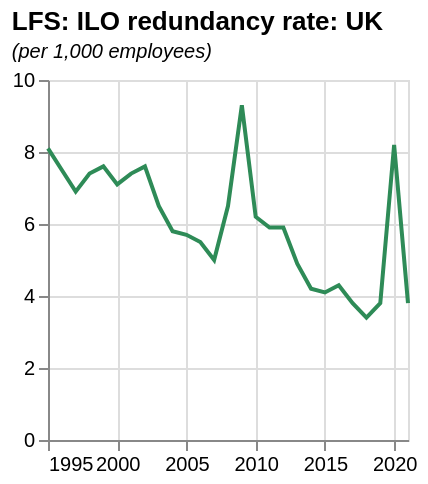

Write the Vega-Lite specification saved for this chart.
### Vega-Lite specification from a JSON file in a GitHub repository (floating-point values rounded to 4 significant figures)
{"$schema": "https://vega.github.io/schema/vega-lite/v5.json", "data": {"values": [{"date": "1995", "label": "1995", "month": "", "quarter": "", "sourceDataset": "LMS", "updateDate": "2015-10-13T23:00:00.000Z", "value": "8.1", "year": "1995"}, {"date": "1996", "label": "1996", "month": "", "quarter": "", "sourceDataset": "LMS", "updateDate": "2015-10-13T23:00:00.000Z", "value": "7.5", "year": "1996"}, {"date": "1997", "label": "1997", "month": "", "quarter": "", "sourceDataset": "LMS", "updateDate": "2015-10-13T23:00:00.000Z", "value": "6.9", "year": "1997"}, {"date": "1998", "label": "1998", "month": "", "quarter": "", "sourceDataset": "LMS", "updateDate": "2015-10-13T23:00:00.000Z", "value": "7.4", "year": "1998"}, {"date": "1999", "label": "1999", "month": "", "quarter": "", "sourceDataset": "LMS", "updateDate": "2015-10-13T23:00:00.000Z", "value": "7.6", "year": "1999"}, {"date": "2000", "label": "2000", "month": "", "quarter": "", "sourceDataset": "LMS", "updateDate": "2015-10-13T23:00:00.000Z", "value": "7.1", "year": "2000"}, {"date": "2001", "label": "2001", "month": "", "quarter": "", "sourceDataset": "LMS", "updateDate": "2015-10-13T23:00:00.000Z", "value": "7.4", "year": "2001"}, {"date": "2002", "label": "2002", "month": "", "quarter": "", "sourceDataset": "LMS", "updateDate": "2015-10-13T23:00:00.000Z", "value": "7.6", "year": "2002"}, {"date": "2003", "label": "2003", "month": "", "quarter": "", "sourceDataset": "LMS", "updateDate": "2015-10-13T23:00:00.000Z", "value": "6.5", "year": "2003"}, {"date": "2004", "label": "2004", "month": "", "quarter": "", "sourceDataset": "LMS", "updateDate": "2015-10-13T23:00:00.000Z", "value": "5.8", "year": "2004"}, {"date": "2005", "label": "2005", "month": "", "quarter": "", "sourceDataset": "LMS", "updateDate": "2015-10-13T23:00:00.000Z", "value": "5.7", "year": "2005"}, {"date": "2006", "label": "2006", "month": "", "quarter": "", "sourceDataset": "LMS", "updateDate": "2015-10-13T23:00:00.000Z", "value": "5.5", "year": "2006"}, {"date": "2007", "label": "2007", "month": "", "quarter": "", "sourceDataset": "LMS", "updateDate": "2015-10-13T23:00:00.000Z", "value": "5.0", "year": "2007"}, {"date": "2008", "label": "2008", "month": "", "quarter": "", "sourceDataset": "LMS", "updateDate": "2015-10-13T23:00:00.000Z", "value": "6.5", "year": "2008"}, {"date": "2009", "label": "2009", "month": "", "quarter": "", "sourceDataset": "LMS", "updateDate": "2015-10-13T23:00:00.000Z", "value": "9.3", "year": "2009"}, {"date": "2010", "label": "2010", "month": "", "quarter": "", "sourceDataset": "LMS", "updateDate": "2015-10-13T23:00:00.000Z", "value": "6.2", "year": "2010"}, {"date": "2011", "label": "2011", "month": "", "quarter": "", "sourceDataset": "LMS", "updateDate": "2015-10-13T23:00:00.000Z", "value": "5.9", "year": "2011"}, {"date": "2012", "label": "2012", "month": "", "quarter": "", "sourceDataset": "LMS", "updateDate": "2015-10-13T23:00:00.000Z", "value": "5.9", "year": "2012"}, {"date": "2013", "label": "2013", "month": "", "quarter": "", "sourceDataset": "LMS", "updateDate": "2015-10-13T23:00:00.000Z", "value": "4.9", "year": "2013"}, {"date": "2014", "label": "2014", "month": "", "quarter": "", "sourceDataset": "LMS", "updateDate": "2015-10-13T23:00:00.000Z", "value": "4.2", "year": "2014"}, {"date": "2015", "label": "2015", "month": "", "quarter": "", "sourceDataset": "LMS", "updateDate": "2016-03-16T09:30:00.000Z", "value": "4.1", "year": "2015"}, {"date": "2016", "label": "2016", "month": "", "quarter": "", "sourceDataset": "LMS", "updateDate": "2017-02-15T00:00:00.000Z", "value": "4.3", "year": "2016"}, {"date": "2017", "label": "2017", "month": "", "quarter": "", "sourceDataset": "LMS", "updateDate": "2018-02-21T00:00:00.000Z", "value": "3.8", "year": "2017"}, {"date": "2018", "label": "2018", "month": "", "quarter": "", "sourceDataset": "LMS", "updateDate": "2020-02-18T00:00:00.000Z", "value": "3.4", "year": "2018"}, {"date": "2019", "label": "2019", "month": "", "quarter": "", "sourceDataset": "LMS", "updateDate": "2020-02-18T00:00:00.000Z", "value": "3.8", "year": "2019"}, {"date": "2020", "label": "2020", "month": "", "quarter": "", "sourceDataset": "LMS", "updateDate": "2021-07-14T23:00:00.000Z", "value": "8.2", "year": "2020"}, {"date": "2021", "label": "2021", "month": "", "quarter": "", "sourceDataset": "LMS", "updateDate": "2022-02-15T00:00:00.000Z", "value": "3.8", "year": "2021"}], "format": {"parse": {"date": "date"}}}, "title": {"text": "LFS: ILO redundancy rate: UK ", "subtitle": "(per 1,000 employees)", "subtitleFontStyle": "italic", "subtitleFontSize": 10, "anchor": "start", "color": "black"}, "width": 180, "height": 180, "mark": {"type": "line", "color": "seagreen", "strokeWidth": 2, "opacity": 1}, "encoding": {"x": {"field": "date", "type": "temporal", "title": null}, "y": {"field": "value", "type": "quantitative", "title": null}}, "config": {}}
